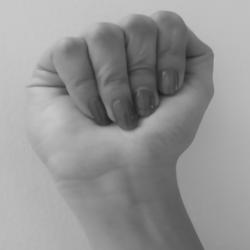
#> input picture IA/Todas/A/A102.jpg, 250 x 250 px, found by its file name; its folder holds only this picture in this run
$ jupyter execute --allow-errors Proyecto_IA_SignoCol.ipynb
#> lines starting #> are read from the running program, lines starting #| are printed output that depends on the picture; after the words box and inside, x2 and y2 are one past the last pixel; in counts of white or black regions, pixels touching at a corner belong together
[cell 1]
# @title #**EJECUTAR ESTA CELDA PRIMERO**
import cv2
import numpy as np
import os
import matplotlib.pyplot as plt
from skimage.feature import hog
from sklearn import svm
from sklearn.metrics import accuracy_score
from sklearn.model_selection import train_test_split
from sklearn.ensemble import RandomForestClassifier
from sklearn.preprocessing import LabelEncoder
from google.colab.patches import cv2_imshow
from google.colab import drive
import pandas as pd
import tensorflow as tf
from tensorflow.keras.models import Sequential
from tensorflow.keras.layers import Conv2D, MaxPooling2D, Flatten, Dense, Dropout
from tensorflow.keras import optimizers, backend, callbacks
import tensorflow.keras.utils as np_utils
from tensorflow.keras.callbacks import ModelCheckpoint
from tensorflow.keras.utils import to_categorical

# **CARGA DE LOS DATASETS**
Para cargar los datasets primeramente le damos la ruta a la carpeta de Drive donde montamos ambos datasets.

[cell 2]
drive.mount('/content/drive')
acceso_directo ="/Inteligencia Artificial"#@param {type:"string"}
base_path='drive/MyDrive'+acceso_directo+'/IA'
base_path_letters = base_path+'/Todas/'
hotel_train = base_path+'/dataset/Entrenamiento/'
img1 = cv2.imread(base_path_letters+'A/A37.jpg',cv2.IMREAD_GRAYSCALE)

[cell 3]
# @title Verificación del contenido en las rutas
# Listar todas las carpetas y archivos en la ruta base
# Ruta base de las carpetas de imágenes
labels = os.listdir(base_path_letters)
print(labels)

#> (the rest of this cell did not finish here and is left out)

# **DEFINICIÓN DE LAS FUNCIONES**
### NOTA: ESCOJA SOLO UNA FUNCIÓN DE PREPROCESAMIENTO
- Función 1 (Utilizando OTSU)
  - Se aplica umbralización utilizando el método de OTSU para separar los píxeles en blanco y negro.
- Función 2 (Utilizando CLAHE)
  - Se aplica ecualización del histograma para mejorar el contraste de la imagen. Esto ayuda a distribuir mejor los niveles de intensidad en la imagen.
  - Luego se utiliza un objeto CLAHE con un límite de recorte  de 2.0 y un tamaño de cuadrícula de 8x8.
  - Y se aplica CLAHE a la imagen ecualizada para mejorar el contraste local.
- Función 3 (Utilizando CANNY)
  - Se aplica un filtro Gaussiano para suavizar la imagen y reducir el ruido. Los parámetros (5, 5) indican el tamaño del kernel Gaussiano y 0 especifica la desviación estándar en ambas direcciones x e y.
  - Luego se utiliza algoritmo de detección de bordes Canny a la imagen suavizada para obtener los bordes. Esto se hace con cv2.Canny(smoothed, 30, 85). Los parámetros 30 y 85 son los umbrales mínimo y máximo respectivamente, utilizados en el algoritmo Canny para determinar la intensidad de los bordes.

  -

[cell 4]
# @title Función 1
# [19 lines left out: function preprocess_and_extract_features, not called in this run]

#> (the rest of this cell did not finish here and is left out)

[cell 5]
# @title Función 2
# [30 lines left out: function preprocess_and_extract_features, not called in this run]

#> (the rest of this cell did not finish here and is left out)

[cell 6]
# @title Función 3
def preprocess_and_extract_features(image_path):
    # Leer la imagen en escala de grises
    image = cv2.imread(image_path, cv2.IMREAD_GRAYSCALE)
#> image is the input picture: shape (250, 250); min 26, max 201, mean 148.7

    # Redimensionar la imagen a un tamaño fijo
    image = cv2.resize(image, (128, 128))
#> image: shape (128, 128)

    # Aplicar filtrado gaussiano para suavizar la imagen
    smoothed = cv2.GaussianBlur(image, (5, 5), 0)

    # Aplicar detección de bordes con el algoritmo de Canny
    edges = cv2.Canny(smoothed, 30, 85)
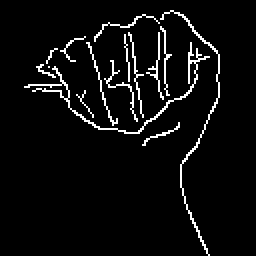
#> edges: shape (128, 128) (shown 2 times larger); 4.9% white in thin lines or dots, all inside (x1, y1, x2, y2) = (12, 5, 110, 128)

    # Extraer características HOG
    features, _ = hog(edges, pixels_per_cell=(16, 16), cells_per_block=(2, 2), visualize=True)
#> features = 1764 values, max 1 at index 1057, min 0 at index 0, mean 0.0642
    return features, image

#> (the rest of this cell did not finish here and is left out)

[cell 7]
# @title Función de carga de imágenes
# Función para cargar imágenes y etiquetas
def load_images_and_labels(base_path):
    X = []
    y = []
    original_images = []
    labels = os.listdir(base_path)  # Lista de carpetas (una por cada letra)
    for label in labels:
        label_path = os.path.join(base_path, label)
        if os.path.isdir(label_path):
            for image_name in os.listdir(label_path):
                image_path = os.path.join(label_path, image_name)
                if os.path.isfile(image_path):
                    features, original_image = preprocess_and_extract_features(image_path)
                    X.append(features)
                    y.append(label)
                    original_images.append(original_image)
#> pass 2 of the loop in load_images_and_labels, `for label in labels:`:
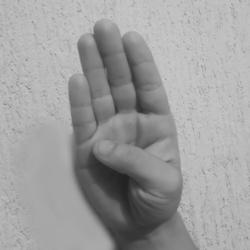
#> input picture IA/Todas/B/B110.jpg, 250 x 250 px, found by its file name
#> in preprocess_and_extract_features, image is the input picture: shape (250, 250); min 33, max 205, mean 158
#> image: shape (128, 128)
#> in preprocess_and_extract_features (call 2), `edges = cv2.Canny(smoothed, 30, 85)`:
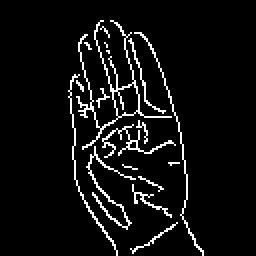
#> edges: shape (128, 128) (shown 2 times larger); 6.1% white in thin lines or dots, all inside (x1, y1, x2, y2) = (34, 10, 102, 128)
#> in preprocess_and_extract_features (call 2), `features, _ = hog(edges, pixels_per_cell=(16, 16), cells_per_block=(2,..`: features = 1764 values, max 1 at index 198, min 0 at index 0, mean 0.0614
    return np.array(X), np.array(y), np.array(original_images)

[cell 8]
# @title Función para el plot de los resultados
# Función para visualizar las predicciones
def plot_predictions(images, true_labels, predicted_labels, predicted_probs, class_names, num_images=90, grid_shape=(15, 6)):
    rows, cols = grid_shape
    fig, axes = plt.subplots(rows, cols, figsize=(cols * 2.5, rows * 3.5))
    fig.subplots_adjust(hspace=0.6, wspace=0.4)
    for i in range(num_images):
        row = i // cols
        col = i % cols
        ax = axes[row, col] if rows > 1 else axes[col]
        ax.imshow(images[i], cmap='gray')
        true_label_name = class_names[true_labels[i]]
        predicted_label_name = class_names[predicted_labels[i]]
        predicted_prob = np.max(predicted_probs[i])
        color = 'blue' if true_labels[i] == predicted_labels[i] else 'red'
        title = f"True: {true_label_name}\nPred: {predicted_label_name}\nAcc: {predicted_prob:.2f}"
        ax.set_title(title, color=color)
        ax.axis('off')

    # Remove empty subplots if num_images < rows * cols
    for i in range(num_images, rows * cols):
        fig.delaxes(axes.flatten()[i])

    plt.tight_layout()
    plt.show()

# **ENTRENAMIENTO**

[cell 9]
# @title Carga de imagenes dataset de letras
# Cargar las imágenes y etiquetas
X, y, original_images = load_images_and_labels(base_path_letters)

# Convertir las etiquetas a un formato numérico
label_encoder = LabelEncoder()
y_encoded = label_encoder.fit_transform(y)
#> y_encoded = [0, 1]

[cell 10]
# @title Train-test Letras (80% train 20% test)
# Dividir los datos en conjuntos de entrenamiento y prueba
X_train, X_test, y_train, y_test, original_images_train, original_images_test = train_test_split(X, y_encoded, original_images, test_size=0.2, random_state=42)
#> y_train = [0]; y_test = [1]

#> (a cell that did not finish here is left out)

#> (a cell that did not finish here is left out)

## **Selección del modelo y predicciones**

### **Modelo Machine Learning**

[cell 13]
# @title Super Vector Machine **Letras**
# Entrenar un modelo SVM
clf = svm.SVC(probability=True)
#> (the rest of this cell did not finish here and is left out)

[cell 14]
# @title Random Forest **Letras**
# Entrenar un Random Forest
rf_model = RandomForestClassifier(n_estimators=100, random_state=42)
rf_model.fit(X_train, y_train)

# Predecir las etiquetas del conjunto de prueba
y_pred = rf_model.predict(X_test)
#> y_pred = [0]
y_pred_prob = rf_model.predict_proba(X_test)
#> y_pred_prob = [1]
accuracy = accuracy_score(y_test, y_pred)
#> accuracy = 0
# Calcular la precisión
accuracy = accuracy_score(y_test, y_pred)
print(f"Accuracy: {accuracy}")
#| Accuracy: 0.0

[cell 15]
# @title Super Vector Machine **Sector Hotelero**
# Entrenar un modelo SVM
clf_hot = svm.SVC(probability=True)
#> (the rest of this cell did not finish here and is left out)

[cell 16]
# @title Resultados Algoritmo #1 (OTSU-SVM Letras)
# Mostrar las predicciones
print(f"Accuracy: {accuracy}")
#| Accuracy: 0.0
class_names = label_encoder.classes_
#> (the rest of this cell did not finish here and is left out)

#> the loop in plot_predictions, `for i in range(num_images):` made 2 passes

[cell 17]
# @title Resultados Algoritmo #2 (CLAHE-SVM Letras)
# Mostrar las predicciones
print(f"Accuracy: {accuracy}")
#| Accuracy: 0.0
class_names = label_encoder.classes_
#> (the rest of this cell did not finish here and is left out)


[cell 18]
# @title Resultados Algoritmo #3 (Canny-SVM Letras)
# Mostrar las predicciones
print(f"Accuracy: {accuracy}")
#| Accuracy: 0.0
class_names = label_encoder.classes_
#> (the rest of this cell did not finish here and is left out)


[cell 19]
# @title Resultados Algoritmo #4 (OTSU-SVM Sector Hotelero)
# Mostrar las predicciones
print(f"Accuracy: {accuracy}")
#| Accuracy: 0.0
class_names = label_encoder.classes_
#> (the rest of this cell did not finish here and is left out)

[cell 20]
# @title Resultados Algoritmo #5 (CLAHE-SVM Sector Hotelero)
# Mostrar las predicciones
print(f"Accuracy: {accuracy}")
#| Accuracy: 0.0
class_names = label_encoder.classes_
#> (the rest of this cell did not finish here and is left out)
